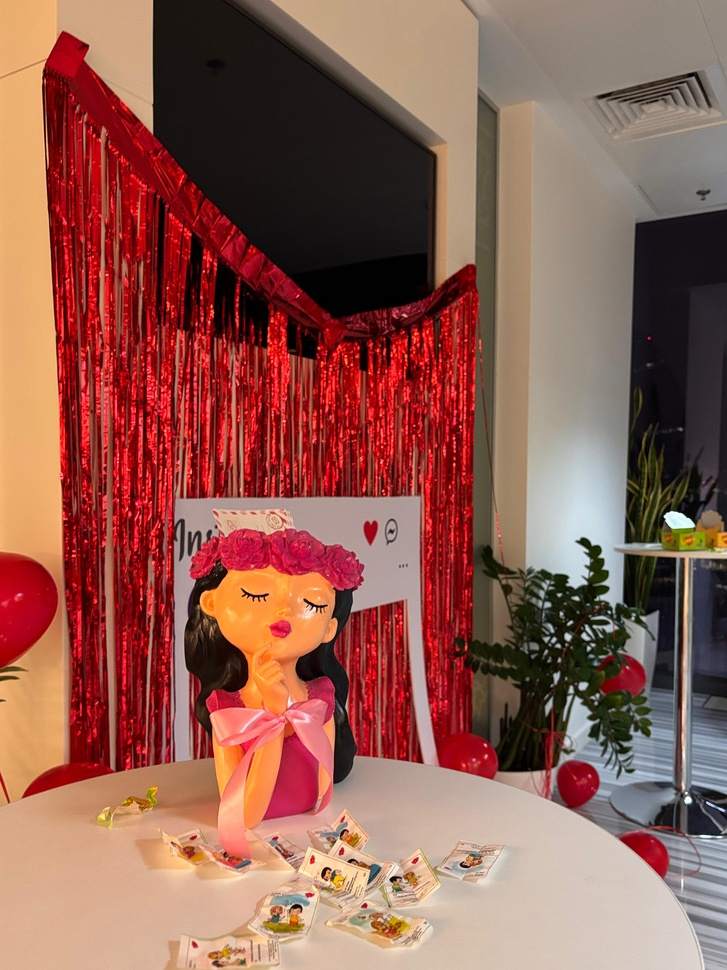
#> input picture ComputerVision_Assignment_2/redgirlbib.jpeg, 727 x 970 px, shrunk from 2728 x 3637 before the run
$ python hsb.py
#> lines starting #> are read from the running program, lines starting #| are printed output that depends on the picture
import cv2
import numpy as np
import matplotlib.pyplot as plt
from skimage.color import deltaE_ciede2000, rgb2lab
from sklearn.cluster import KMeans

# Load the image
image_path = "redgirlbib.jpeg"  # Change this to your image path
image = cv2.imread(image_path)
#> image is the input picture: shape (970, 727, 3); mean B, G, R 82.4, 94.2, 145.7

if image is None:
    print("Error: Could not load image")
else:
    # Convert BGR to RGB for proper visualization
    image_rgb = cv2.cvtColor(image, cv2.COLOR_BGR2RGB)


    # ========== Adjust Hue, Saturation, Brightness & Lightness ==========

    hsv_image = cv2.cvtColor(image, cv2.COLOR_BGR2HSV)
#> hsv_image: shape (970, 727, 3); mean H, S, V 51.3, 117, 146.9

    # Modify parameters (tweak values as needed)
    hue_shift = 20       # Adjust Hue
    sat_factor = 1.2     # Saturation Increase
    val_factor = 1.1     # Brightness Increase

    # Apply modifications
    hsv_image[:, :, 0] = (hsv_image[:, :, 0] + hue_shift) % 180
#> hsv_image: shape (970, 727, 3); mean H, S, V 39, 117, 146.9
    hsv_image[:, :, 1] = np.clip(hsv_image[:, :, 1] * sat_factor, 0, 255).astype(np.uint8)
#> hsv_image: shape (970, 727, 3); mean H, S, V 39, 132.3, 146.9
    hsv_image[:, :, 2] = np.clip(hsv_image[:, :, 2] * val_factor, 0, 255).astype(np.uint8)
#> hsv_image: shape (970, 727, 3); mean H, S, V 39, 132.3, 159.9

    modified_image = cv2.cvtColor(hsv_image, cv2.COLOR_HSV2RGB)
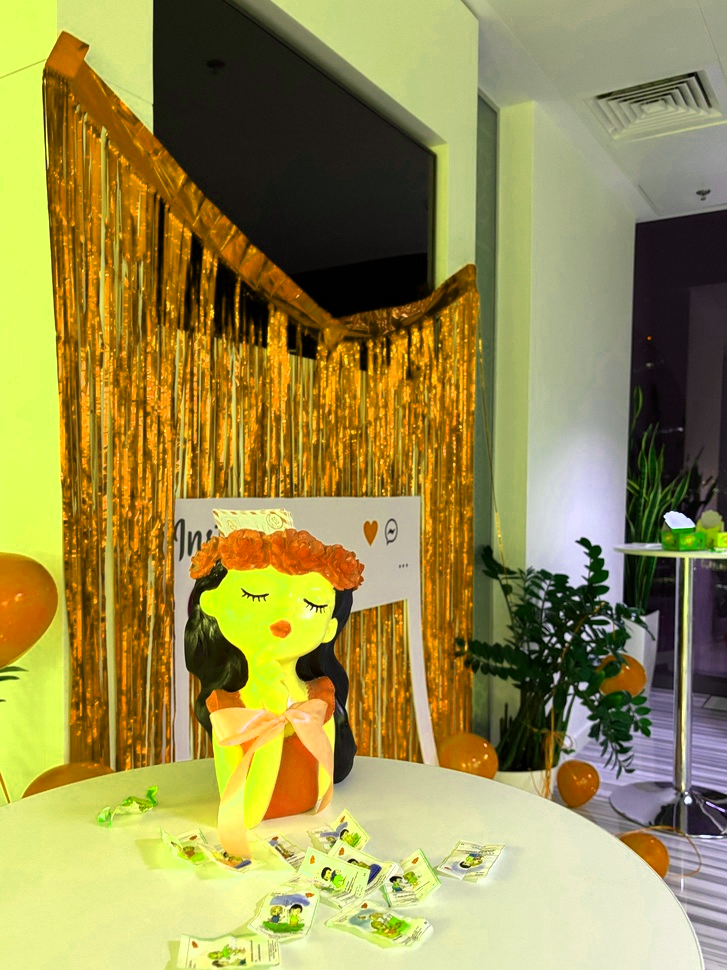
#> modified_image: shape (970, 727, 3); mean R, G, B 153.5, 142, 77.3

    # Display results
    fig, axes = plt.subplots(1, 2, figsize=(10, 4))
    axes[0].imshow(image_rgb)
    axes[0].set_title("Original Image")
    axes[1].imshow(modified_image)
    axes[1].set_title("Hue/Saturation/Brightness Adjusted")
    plt.show()
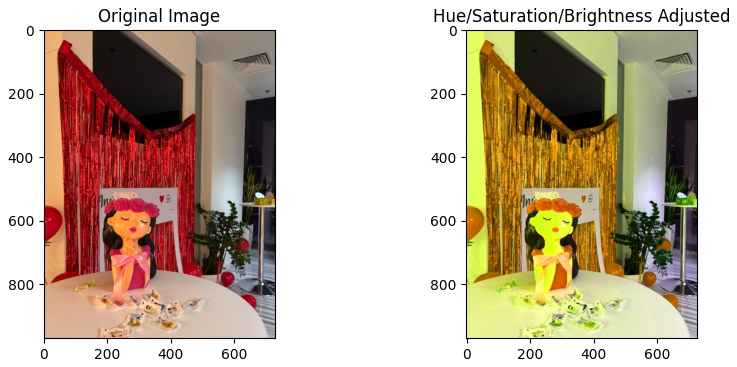
#> figure drawn by matplotlib, 2 panels

$ run again, with ComputerVision_Assignment_2/adacenter.jpeg copied over ComputerVision_Assignment_2/redgirlbib.jpeg
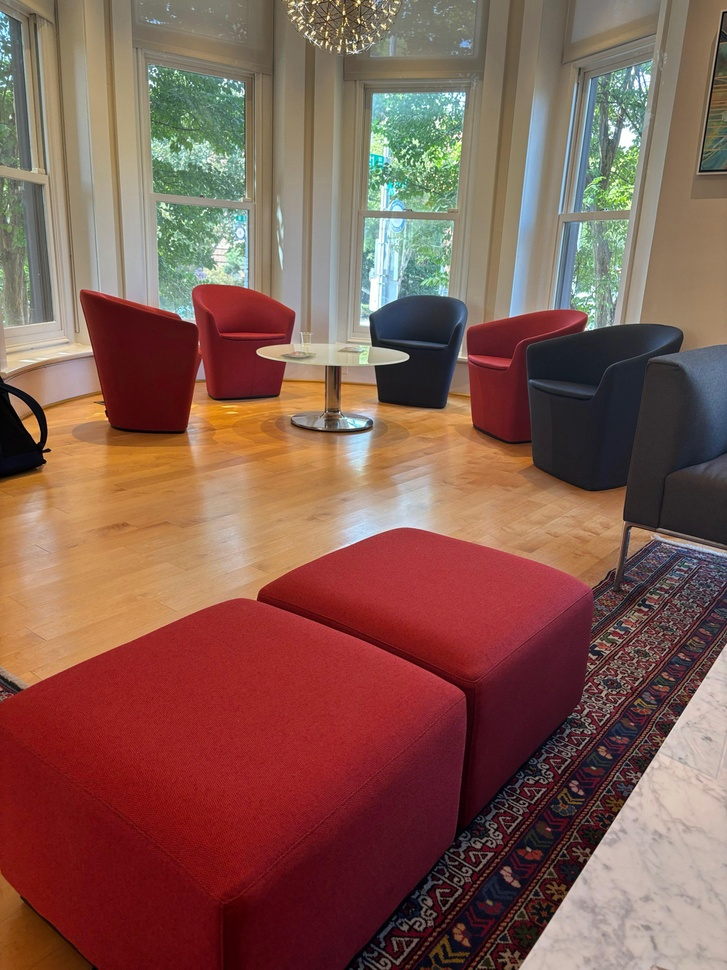
#> input picture ComputerVision_Assignment_2/adacenter.jpeg, 727 x 970 px, shrunk from 3024 x 4032 before the run
#> image is the input picture: shape (970, 727, 3); mean B, G, R 81, 92.1, 130.8
#> `modified_image = cv2.cvtColor(hsv_image, cv2.COLOR_HSV2RGB)`:
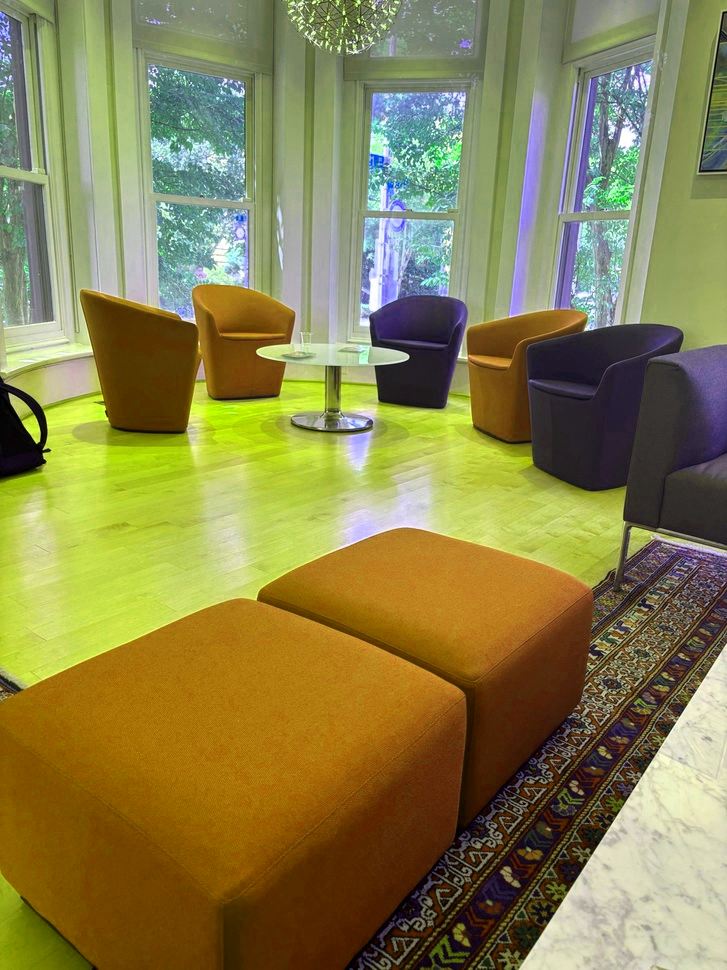
#> modified_image: shape (970, 727, 3); mean R, G, B 136.8, 129.5, 76.6
#> `plt.show()`:
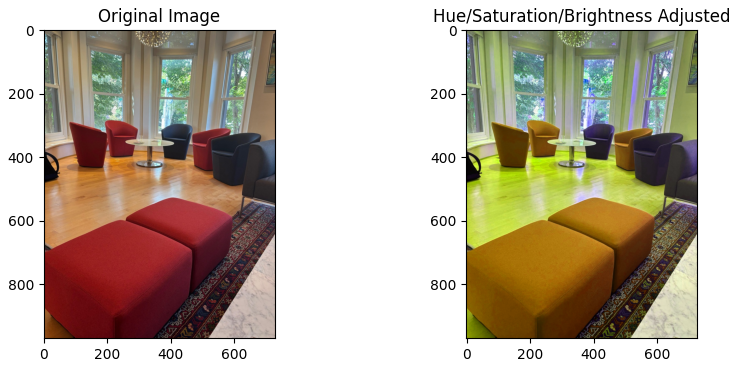
#> figure drawn by matplotlib, 2 panels

$ run again, with ComputerVision_Assignment_2/banana.jpeg copied over ComputerVision_Assignment_2/redgirlbib.jpeg
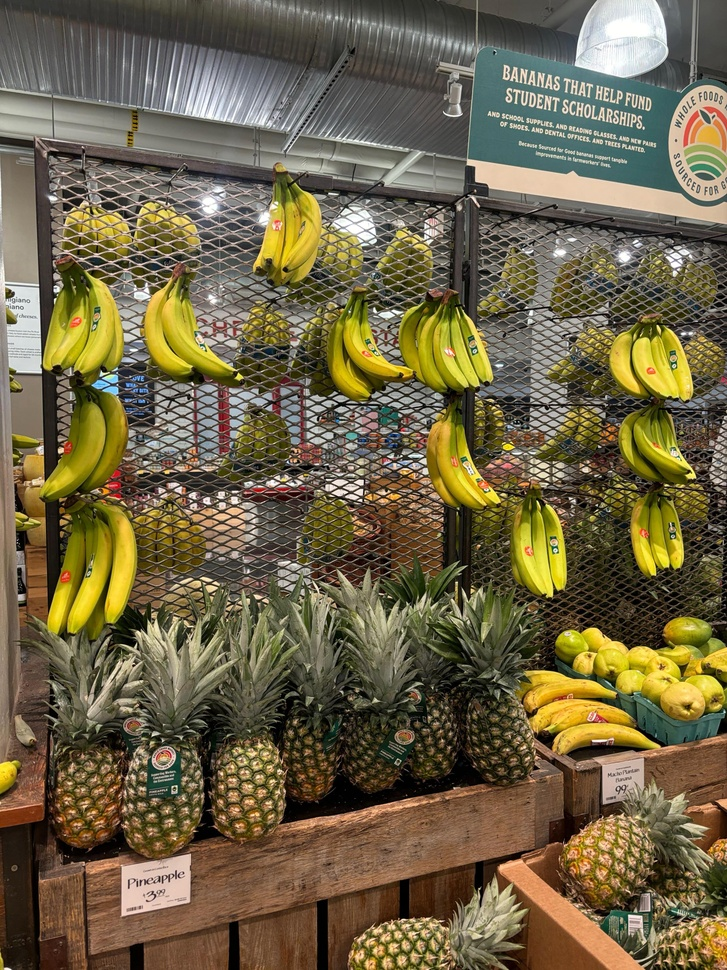
#> input picture ComputerVision_Assignment_2/banana.jpeg, 727 x 970 px, shrunk from 3024 x 4032 before the run
#> image is the input picture: shape (970, 727, 3); mean B, G, R 70.6, 100.4, 111.6
#> `modified_image = cv2.cvtColor(hsv_image, cv2.COLOR_HSV2RGB)`:
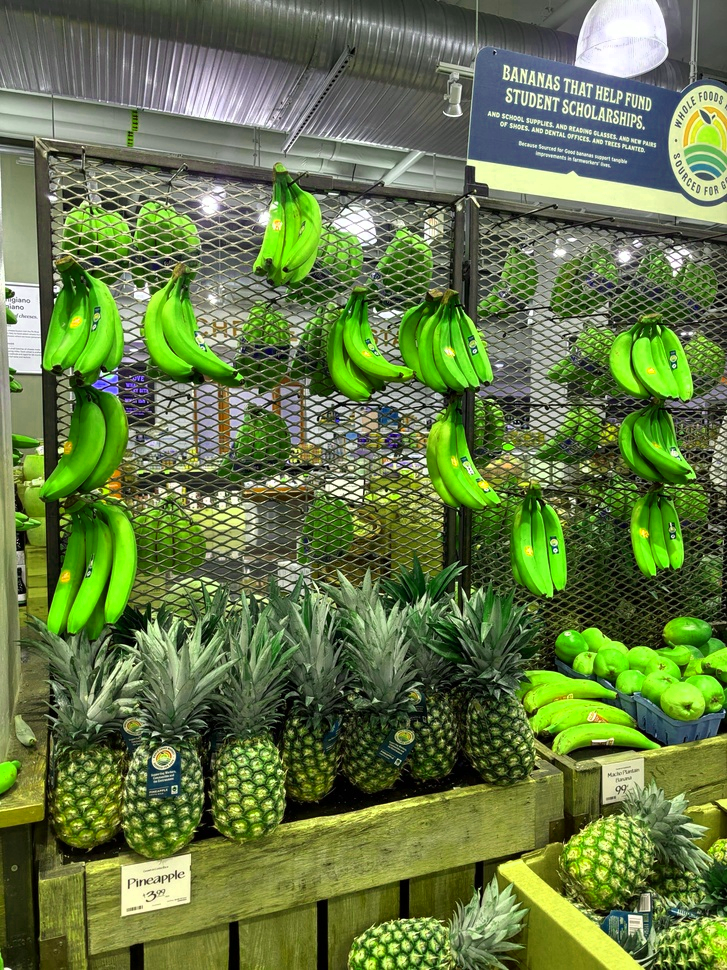
#> modified_image: shape (970, 727, 3); mean R, G, B 101.1, 122.2, 69.1
#> `plt.show()`:
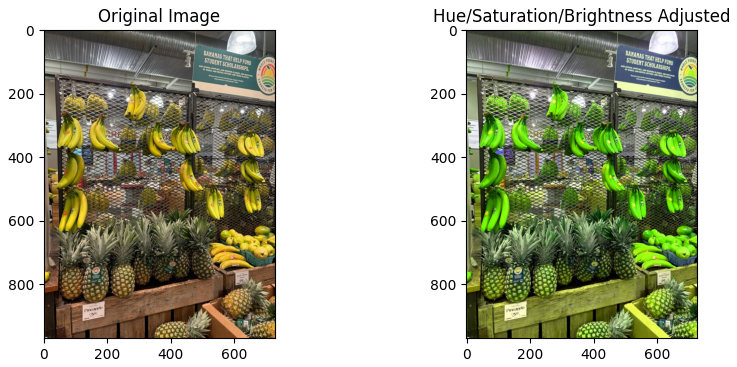
#> figure drawn by matplotlib, 2 panels
